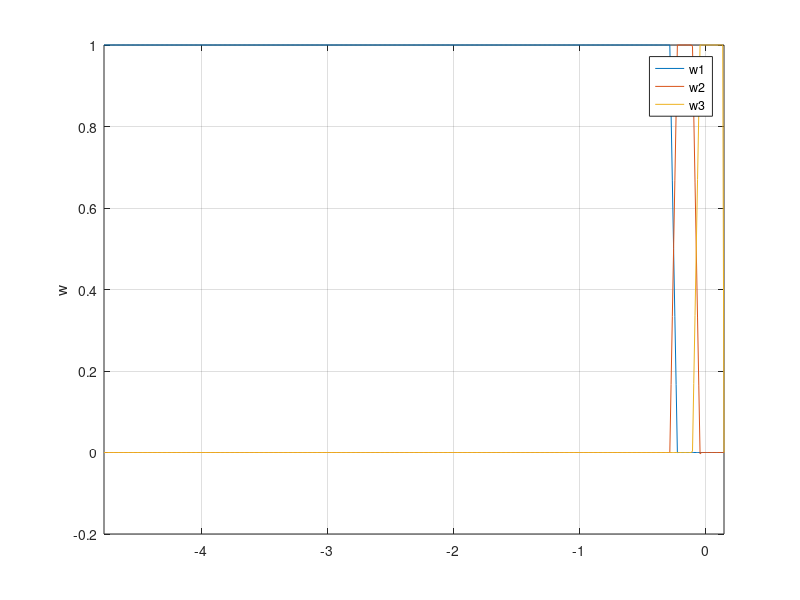

Source code (MATLAB): (Note: this script raises an error after producing the figure.)
addpath('../../../../../matlab2tikz-master/src/');
outputFile = '../przynalN3.tex';

y = dlmread('y1.csv','\t');
y1 = dlmread('y2.csv','\t');
 y2 = dlmread('y3.csv','\t');
% y3 = dlmread('y4.csv','\t');
% y4 = dlmread('y5.csv','\t');
x = dlmread('x.csv','\t');

%%z = dlmread('zad6_z_best_nie_licz_zakl.csv','\t');
%x = 1:length(x);

figure(1);


%subplot(2,1, 1);
hold on;
plot(x,y);
plot(x,y1);
 plot(x,y2);
% plot(x,y3);
% plot(x,y4);
xlim([min(x) max(x)]);
%title('y');
%xlabel('k');
ylabel('w');
legend('w1', 'w2', 'w3', 'Location', 'NorthEast');
%ylim([floor(min(y)) ceil(0.5+max(y))]);
grid on;
box on;

% subplot(,1, 2);
% hold on;
% %stairs(x,u);
% plot(x,u);
% plot(x,u1);
% plot(x,u2);
% plot(x,u3);
% plot(x,u4);
% xlim([min(x) max(x)]);
% %title('u');
% %xlabel('k');
% ylabel('u');
% legend('u', 'Location', 'NorthEast');
% grid on;
% box on;

% subplot(3,1, 3);
% hold on;
% stairs(x,z);
% xlim([min(x) max(x)]);
% %title('z');
% xlabel('k');
% ylabel('z');
% legend('z', 'Location', 'NorthEast');
% grid on;
% box on;

% dwie linijki poni�ej zapewniaj� poprawne ustawienie wykresu w pdf-ie
% oraz pozwalaj� nazwa� wykres pod spodem
%beforeFigure = [sprintf('\\begin{figure}[H] \n\\centering')];
%afterFigure = [sprintf('\\caption{%s}\n\\end{figure}', title)];

matlab2tikz(outputFile, ...
    'showInfo', false, ...
    'encoding', 'UTF-8');
%    'extraCode', beforeFigure, ...
%    'extraCodeAtEnd', afterFigure);
hold off;
%close(1)
